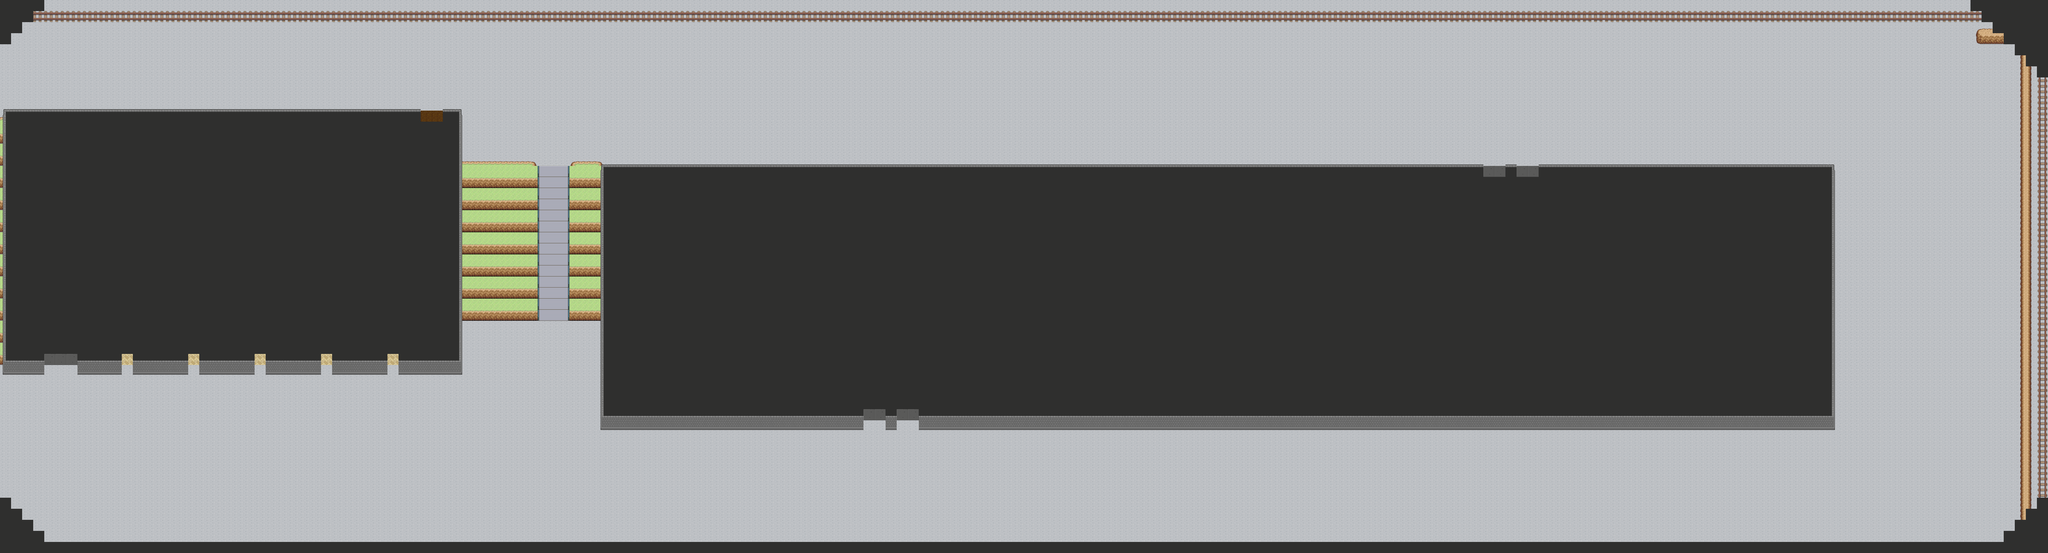

Below is a game level as drawn by its tile map, then a one-line description and the .tmx that defines it (tile-layer data replaced by summaries):
An orthogonal 185x50 tile map with 32x32 px tiles, 3 tile layers (floor, stairs, wall), 3 tilesets and 18 objects.

<map version="1.8" tiledversion="1.8.5" orientation="orthogonal" renderorder="right-down" width="185" height="50" tilewidth="32" tileheight="32" infinite="0" nextlayerid="14" nextobjectid="38">
 <tileset firstgid="1" source="assets/pokemon_v2.tsx" />
 <tileset firstgid="987" source="assets/Dungeon_v2.tsx" />
 <tileset firstgid="1215" source="assets/Slates_v2.tsx" />
 <layer id="4" name="floor" width="185" height="50">
  <data>[9250 cells, 9250 non-empty, 8 distinct tile ids]</data>
 </layer>
 <layer id="2" name="stairs" width="185" height="50">
  <data>[9250 cells, 297 non-empty, 19 distinct tile ids]</data>
 </layer>
 <layer id="1" name="wall" width="185" height="50">
  <data>[9250 cells, 8370 non-empty, 34 distinct tile ids]</data>
 </layer>
 <objectgroup id="6" name="door">
  <properties>
   <property name="nextDirection" value="down" />
   <property name="nextMap" value="21RI" />
   <property name="nextX" type="int" value="2" />
   <property name="nextY" type="int" value="17" />
  </properties>
  <object id="2" x="144.5" y="1038.5">
   <properties>
    <property name="nextDirection" value="UP" />
    <property name="nextMap" value="21RI" />
    <property name="nextX" type="int" value="3" />
    <property name="nextY" type="int" value="1" />
   </properties>
  </object>
  <object id="20" x="2510" y="1200">
   <properties>
    <property name="nextDirection" value="UP" />
    <property name="nextMap" value="23RI" />
    <property name="nextX" type="int" value="24" />
    <property name="nextY" type="int" value="1" />
   </properties>
  </object>
  <object id="22" x="175.625" y="1039.5">
   <properties>
    <property name="nextDirection" value="UP" />
    <property name="nextMap" value="21RI" />
    <property name="nextX" type="int" value="4" />
    <property name="nextY" type="int" value="1" />
   </properties>
  </object>
  <object id="23" x="208.625" y="1039.75">
   <properties>
    <property name="nextDirection" value="UP" />
    <property name="nextMap" value="21RI" />
    <property name="nextX" type="int" value="5" />
    <property name="nextY" type="int" value="1" />
   </properties>
  </object>
  <object id="24" x="368.938" y="1039.19">
   <properties>
    <property name="nextDirection" value="UP" />
    <property name="nextMap" value="21RI" />
    <property name="nextX" type="int" value="11" />
    <property name="nextY" type="int" value="1" />
   </properties>
  </object>
  <object id="25" x="559.5" y="1036.5">
   <properties>
    <property name="nextDirection" value="UP" />
    <property name="nextMap" value="21RI" />
    <property name="nextX" type="int" value="17" />
    <property name="nextY" type="int" value="1" />
   </properties>
  </object>
  <object id="26" x="751.75" y="1038">
   <properties>
    <property name="nextDirection" value="UP" />
    <property name="nextMap" value="21RI" />
    <property name="nextX" type="int" value="23" />
    <property name="nextY" type="int" value="1" />
   </properties>
  </object>
  <object id="27" x="942.75" y="1038.5">
   <properties>
    <property name="nextDirection" value="UP" />
    <property name="nextMap" value="21RI" />
    <property name="nextX" type="int" value="29" />
    <property name="nextY" type="int" value="1" />
   </properties>
  </object>
  <object id="28" x="1136.33" y="1037.92">
   <properties>
    <property name="nextDirection" value="UP" />
    <property name="nextMap" value="21RI" />
    <property name="nextX" type="int" value="35" />
    <property name="nextY" type="int" value="1" />
   </properties>
  </object>
  <object id="29" x="1230.46" y="334.833">
   <properties>
    <property name="nextDirection" value="DOWN" />
    <property name="nextMap" value="21RS" />
    <property name="nextX" type="int" value="37" />
    <property name="nextY" type="int" value="22" />
   </properties>
  </object>
  <object id="30" x="1265.13" y="334.75">
   <properties>
    <property name="nextDirection" value="DOWN" />
    <property name="nextMap" value="21RS" />
    <property name="nextX" type="int" value="38" />
    <property name="nextY" type="int" value="22" />
   </properties>
  </object>
  <object id="31" x="2544.55" y="1199.64">
   <properties>
    <property name="nextDirection" value="UP" />
    <property name="nextMap" value="23RI" />
    <property name="nextX" type="int" value="25" />
    <property name="nextY" type="int" value="1" />
   </properties>
  </object>
  <object id="32" x="2608.55" y="1199.45">
   <properties>
    <property name="nextDirection" value="UP" />
    <property name="nextMap" value="23RI" />
    <property name="nextX" type="int" value="27" />
    <property name="nextY" type="int" value="1" />
   </properties>
  </object>
  <object id="33" x="2639.45" y="1199.45">
   <properties>
    <property name="nextDirection" value="UP" />
    <property name="nextMap" value="23RI" />
    <property name="nextX" type="int" value="28" />
    <property name="nextY" type="int" value="1" />
   </properties>
  </object>
  <object id="34" x="4303.64" y="496">
   <properties>
    <property name="nextDirection" value="DOWN" />
    <property name="nextMap" value="23RS" />
    <property name="nextX" type="int" value="23" />
    <property name="nextY" type="int" value="22" />
   </properties>
  </object>
  <object id="35" x="4335.91" y="495.909">
   <properties>
    <property name="nextDirection" value="DOWN" />
    <property name="nextMap" value="23RS" />
    <property name="nextX" type="int" value="24" />
    <property name="nextY" type="int" value="22" />
   </properties>
  </object>
  <object id="36" x="4399.82" y="495.909">
   <properties>
    <property name="nextDirection" value="DOWN" />
    <property name="nextMap" value="23RS" />
    <property name="nextX" type="int" value="26" />
    <property name="nextY" type="int" value="22" />
   </properties>
  </object>
  <object id="37" x="4432" y="496">
   <properties>
    <property name="nextDirection" value="DOWN" />
    <property name="nextMap" value="23RS" />
    <property name="nextX" type="int" value="27" />
    <property name="nextY" type="int" value="22" />
   </properties>
  </object>
 </objectgroup>
</map>
